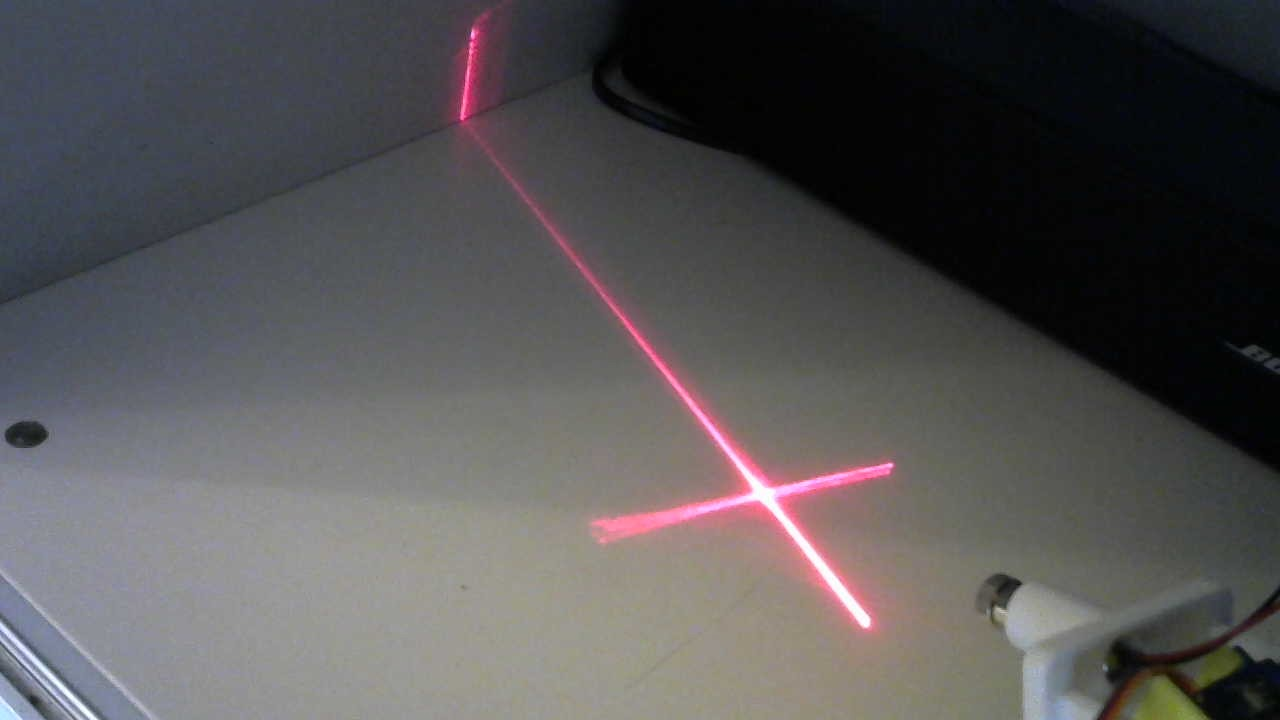
#> input picture pictures/WIN_20250101_12_33_43_Pro.jpg, 1280 x 720 px, given in place of the camera
$ python laser-opencv.py
#> lines starting #> are read from the running program, lines starting #| are printed output that depends on the picture; after the words box and inside, x2 and y2 are one past the last pixel; in counts of white or black regions, pixels touching at a corner belong together
# individua un punto laser rosso

import cv2
import numpy as np
from time import sleep
from numpy.linalg import norm

# [8 lines left out: function brightness, not called in this run]

cap = cv2.VideoCapture(0)
cap.set(cv2.CAP_PROP_FRAME_WIDTH, 1680)
cap.set(cv2.CAP_PROP_FRAME_HEIGHT, 1200)
cap.set(cv2.CAP_PROP_BUFFERSIZE, 1)
cap.set(cv2.CAP_PROP_FPS, 5.0)

# Configure exposure so that the laser is the brightest object in the image
ret, frame = cap.read()
#> frame is the input picture: shape (720, 1280, 3); mean B, G, R 84.6, 83.7, 85.8
cap.set(cv2.CAP_PROP_AUTO_EXPOSURE, 3) # auto mode
cap.set(cv2.CAP_PROP_AUTO_EXPOSURE, 1) # manual mode
cap.set(cv2.CAP_PROP_EXPOSURE, -7)
sleep(1)

pts = []
cpt = 0
last_pos = (512,369)

while True:
    cpt += 1
    # Take each frame
    ret, frame = cap.read()

    (B, G, R) = cv2.split(frame)
    zeros = np.zeros(frame.shape[:2], dtype="uint8")
    cv2.imshow("Red", cv2.merge([zeros, zeros, R]))
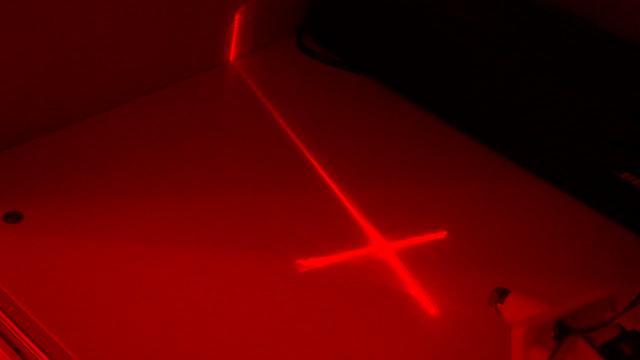
#> window 'Red': shape (720, 1280, 3) (shown at 1/2 size); mean B, G, R 0, 0, 85.8
    cv2.imshow("Green", cv2.merge([zeros, G, zeros]))
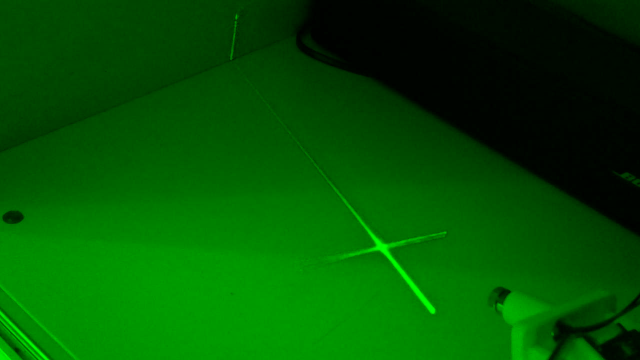
#> window 'Green': shape (720, 1280, 3) (shown at 1/2 size); mean B, G, R 0, 83.7, 0
    cv2.imshow("Blue", cv2.merge([B, zeros, zeros]))
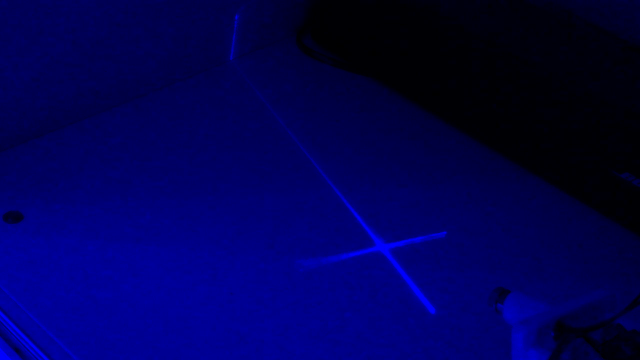
#> window 'Blue': shape (720, 1280, 3) (shown at 1/2 size); mean B, G, R 84.6, 0, 0
    channel = G.copy()

    #channel = cv2.GaussianBlur(channel, (3,3), 0)

    r,diff_thr = cv2.threshold(channel, 180, 255, cv2.THRESH_TOZERO)
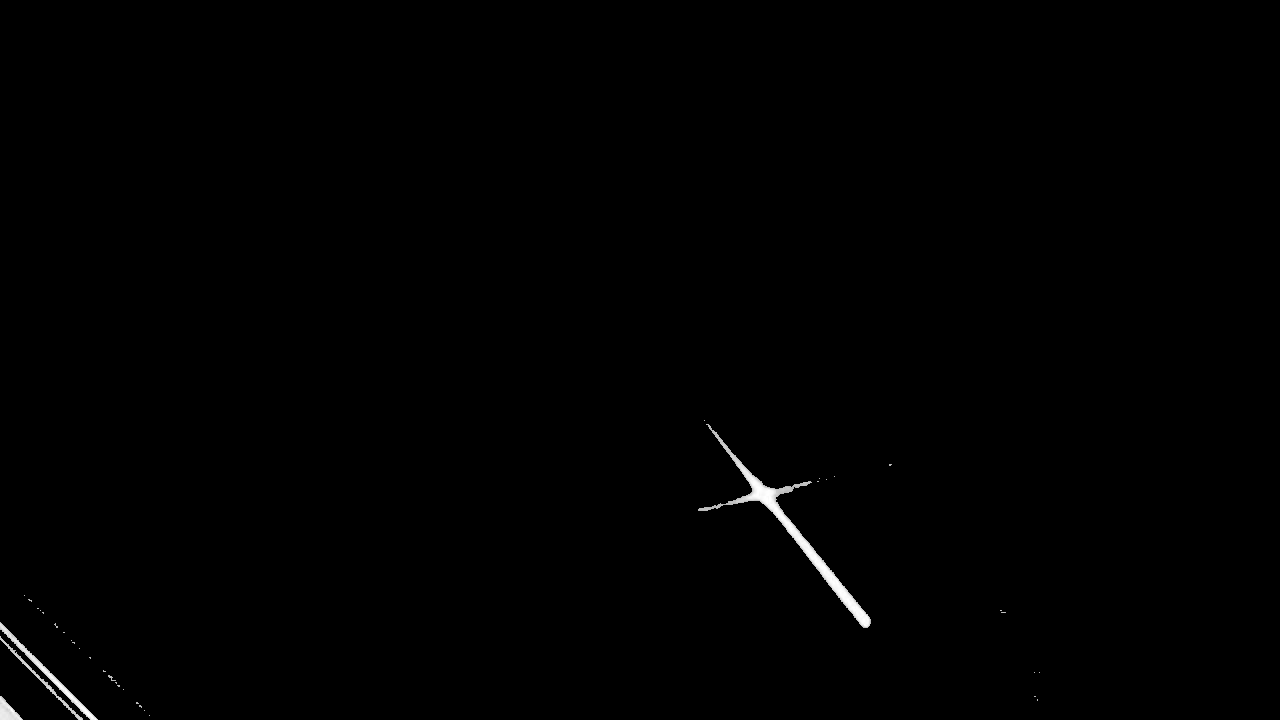
#> diff_thr: shape (720, 1280); min 0, max 255, mean 1

    masked_channel = cv2.bitwise_and(channel, channel, None, diff_thr)
    masked_channel = cv2.dilate(masked_channel, None, iterations=4)

    cv2.imshow('masked_channel', masked_channel)

    output = frame.copy()

    circles = cv2.HoughCircles(masked_channel, cv2.HOUGH_GRADIENT, 1, minDist=50,
                             param1=50,param2=2,minRadius=3,maxRadius=10)
#> circles = 16 rows, first 8: [8.5, 633.5, 8.2], [11.5, 709.5, 6.9], [889.5, 464.5, 5.5], [1000.5, 610.5, 5.5], [833.5, 475.5, 4.6], [46.5, 670.5, 8.2], [739.5, 500.5, 8.2], [1034.5, 696.5, 6]

    if circles is not None and len(circles) > 0 and len(circles[0]) > 0:
        circle = circles[0]
#> circle has the same summary as circles

        #find the position closest to the last position
        min_dist = 100000
        best_pos = last_pos
        for circle in circles[0,:]:
            dist = np.linalg.norm(np.array([circle[0],circle[1]]) - np.array(last_pos))
            if dist < min_dist:
                min_dist = dist
                best_pos = np.array([circle[0],circle[1]])
#> this loop made 16 passes
#> (circle, dist, min_dist) on passes 1, 3, 5, 7, 11: ([8.5, 633.5, 8.2], 568.7, 568.7), ([889.5, 464.5, 5.5], 389.4, 389.4), ([833.5, 475.5, 4.6], 338.7, 338.7), ([739.5, 500.5, 8.2], 262.8, 262.8), ([724.5, 446.5, 8.2], 226.2, 226.2)
#> after the loop, min_dist = 226.2
        last_pos = (int(best_pos[0]), int(best_pos[1]))
#> last_pos = (724, 446)
        found = True
    else:
        found = False

    if found:
        cv2.circle(img=output, center=last_pos, radius=1, color=(0,255,0), thickness=2)
#> output: shape (720, 1280, 3); under 0.01% of pixels changed, all inside (x1, y1, x2, y2) = (722, 444, 727, 449)
        print(f"Laser position={last_pos}")
#| Laser position=(724, 446)


    cv2.imshow('Output', output)

    if cv2.waitKey(1) & 0xFF == ord('q'):
#> (key q is pressed here)
        break

cap.release()
cv2.destroyAllWindows()
